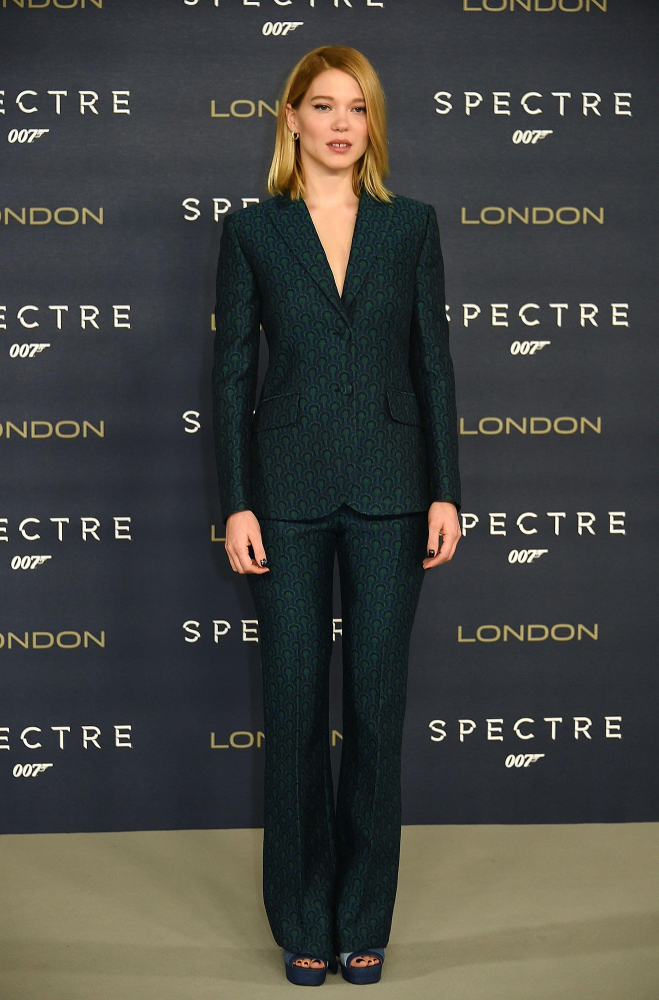
#> input picture data/fake/image_005.jpg, 1976 x 3000 px (shown at 1/3 size); its folder holds only this picture in this run
$ python apply_camera_noise.py
#> lines starting #> are read from the running program, lines starting #| are printed output that depends on the picture
#!/usr/bin/env python3
"""
RealEyes — Non-Destructive Image Degrader & Realism Enhancer

Applies photographic imperfections without overwriting original files:
  1. Creates an automatic backup of originals (e.g. data/backup_originals/ or _backup folders).
  2. Or saves processed images to a dedicated output folder (e.g. data/processed/ or custom).
  3. Includes a --restore option to instantly revert any folder back to pristine originals.

Usage examples:
  # 1. Non-destructive processing in-place (automatically backs up originals first):
  python3 scripts/apply_camera_noise.py --target fake

  # 2. Process to a separate output directory (leaves data/ completely untouched):
  python3 scripts/apply_camera_noise.py --target fake --output-dir data/enhanced_fake

  # 3. Restore all original files from backup at any time:
  python3 scripts/apply_camera_noise.py --restore --target fake
"""

import os
import sys
import shutil
import argparse
from pathlib import Path
from PIL import Image
import numpy as np

def degrade_image(src_path: Path, dest_path: Path, max_size=768, noise_level=6.5, jpeg_quality=78):
    try:
        with Image.open(src_path) as img:
            img = img.convert("RGB")
            orig_w, orig_h = img.size

            # 1. Downscale resolution if larger than max_size
            if max(orig_w, orig_h) > max_size:
                scale = max_size / float(max(orig_w, orig_h))
                new_w = max(1, int(orig_w * scale))
                new_h = max(1, int(orig_h * scale))
                img = img.resize((new_w, new_h), Image.Resampling.BILINEAR)

            # 2. Add camera sensor grain (Gaussian noise)
            if noise_level > 0:
                arr = np.array(img, dtype=np.float32)
                noise = np.random.normal(0, noise_level, arr.shape)
                noisy_arr = np.clip(arr + noise, 0, 255).astype(np.uint8)
                img = Image.fromarray(noisy_arr)

            # Ensure parent destination directory exists
            dest_path.parent.mkdir(parents=True, exist_ok=True)

            # 3. Save to destination path with JPEG compression artifacts
            img.save(dest_path, format="JPEG", quality=jpeg_quality, optimize=True)
            return True
    except Exception as e:
        print(f"Failed to process {src_path.name}: {e}")
        return False

def backup_directory(source_dir: Path, backup_dir: Path):
    """Safely backs up original files before any modifications."""
    if not source_dir.exists():
        return
    backup_dir.mkdir(parents=True, exist_ok=True)
    valid_exts = {".jpg", ".jpeg", ".png", ".webp"}
    files = [f for f in source_dir.iterdir() if f.is_file() and f.suffix.lower() in valid_exts]

    backed_up = 0
    for f in files:
        target = backup_dir / f.name
        # Only copy if not already backed up to preserve true pristine originals
        if not target.exists():
            shutil.copy2(f, target)
            backed_up += 1
    if backed_up > 0:
        print(f"  📁 Safely backed up {backed_up} original files into: {backup_dir.relative_to(backup_dir.parent.parent)}")

def restore_directory(source_dir: Path, backup_dir: Path):
    """Restores pristine originals from the backup directory."""
    if not backup_dir.exists():
        print(f"  ❌ No backup found at {backup_dir}. Cannot restore.")
        return 0
    valid_exts = {".jpg", ".jpeg", ".png", ".webp"}
    backup_files = [f for f in backup_dir.iterdir() if f.is_file() and f.suffix.lower() in valid_exts]
    restored = 0
    for f in backup_files:
        shutil.copy2(f, source_dir / f.name)
        restored += 1
    print(f"  🔄 Successfully restored {restored} original images into {source_dir.name}/")
    return restored

def process_directory(dir_path: Path, output_dir: Path = None, backup_root: Path = None,
                      max_size=768, noise_level=6.5, quality=78):
    if not dir_path.exists():
        print(f"Directory {dir_path} does not exist. Skipping.")
        return 0

    valid_exts = {".jpg", ".jpeg", ".png", ".webp"}
    files = [f for f in dir_path.iterdir() if f.is_file() and f.suffix.lower() in valid_exts]
    total = len(files)
    if total == 0:
        print(f"No images in {dir_path}")
        return 0

    # If writing in-place, back up originals first
    if output_dir is None:
        backup_dir = backup_root / dir_path.name
        backup_directory(dir_path, backup_dir)
        dest_folder = dir_path
        print(f"\nProcessing {total} images in '{dir_path.name}' (Originals safely preserved in {backup_dir.name})...")
    else:
        dest_folder = output_dir
        dest_folder.mkdir(parents=True, exist_ok=True)
        print(f"\nProcessing {total} images from '{dir_path.name}' -> saving copies into '{output_dir.name}'...")

    count = 0
    for idx, f in enumerate(files, 1):
        target_path = dest_folder / f.name
        if degrade_image(f, target_path, max_size, noise_level, quality):
            count += 1
        if idx % 50 == 0 or idx == total:
            print(f"  [{idx}/{total}] processed...")
    return count

def main():
    parser = argparse.ArgumentParser(description="Add camera noise and decrease resolution without losing originals.")
    parser.add_argument("--target", choices=["fake", "all", "vault", "real"], default="fake",
                        help="Which image sets to process: 'fake' (default), 'all', 'vault', or 'real'")
    parser.add_argument("--output-dir", type=str, default=None,
                        help="Optional separate output directory. If omitted, images in data/ are updated but originals are backed up first.")
    parser.add_argument("--restore", action="store_true",
                        help="Restore pristine originals from backup directory and exit.")
    parser.add_argument("--max-size", type=int, default=768,
                        help="Maximum width/height dimension (default: 768px)")
    parser.add_argument("--noise", type=float, default=6.5,
                        help="Noise intensity (default: 6.5, recommended 4-8)")
    parser.add_argument("--quality", type=int, default=78,
                        help="JPEG compression quality (default: 78, recommended 72-82)")
    args = parser.parse_args()

    project_root = Path(__file__).resolve().parent.parent
    data_dir = project_root / "data"
    backup_root = data_dir / ".originals_backup"

    target_pairs = []
    if args.target == "fake":
        target_pairs.append((data_dir / "fake", backup_root / "fake"))
    elif args.target == "real":
        target_pairs.append((data_dir / "real", backup_root / "real"))
    elif args.target == "vault":
        target_pairs.append((data_dir / ".vault" / "fake", backup_root / "vault_fake"))
        target_pairs.append((data_dir / ".vault" / "real", backup_root / "vault_real"))
    elif args.target == "all":
        target_pairs.append((data_dir / "fake", backup_root / "fake"))
        target_pairs.append((data_dir / "real", backup_root / "real"))
        if (data_dir / ".vault").exists():
            target_pairs.append((data_dir / ".vault" / "fake", backup_root / "vault_fake"))
            target_pairs.append((data_dir / ".vault" / "real", backup_root / "vault_real"))

    # Restore mode
    if args.restore:
        print("\n🔄 Restoring pristine originals from backup...")
        total_restored = 0
        for src, bkp in target_pairs:
            total_restored += restore_directory(src, bkp)
        print(f"\n✅ Restored {total_restored} original images across targets.\n")
        return

    # Processing mode
    total_done = 0
    out_dir_path = Path(args.output_dir) if args.output_dir else None

    for src, bkp in target_pairs:
        total_done += process_directory(
            dir_path=src,
            output_dir=out_dir_path,
            backup_root=backup_root,
            max_size=args.max_size,
            noise_level=args.noise,
            quality=args.quality
        )
#> in degrade_image, img is the input picture: PIL image 1976x3000 RGB; mean R, G, B 67, 67.8, 64.3
#> in degrade_image, `img = img.resize((new_w, new_h), Image.Resampling.BILINEAR)`:
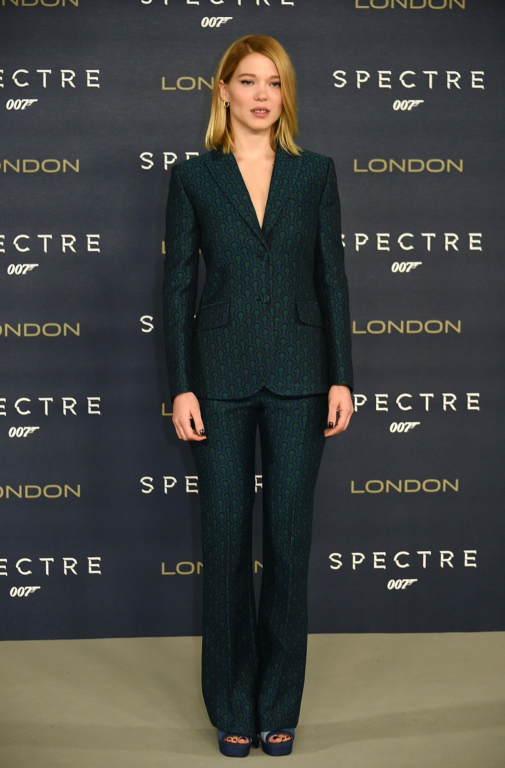
#> img: PIL image 505x768 RGB; mean R, G, B 67, 67.8, 64.3

    print(f"\n✨ Done! Processed {total_done} images.")
    if out_dir_path:
        print(f"   Outputs saved to: {out_dir_path}")
        print(f"   Originals at: {data_dir} (100% untouched)")
    else:
        print(f"   Originals safely preserved in: {backup_root}")
        print(f"   To restore originals anytime, simply run:")
        print(f"     python3 scripts/apply_camera_noise.py --restore --target {args.target}")

if __name__ == "__main__":
    main()

$ run again, on data/fake/image_022.jpg
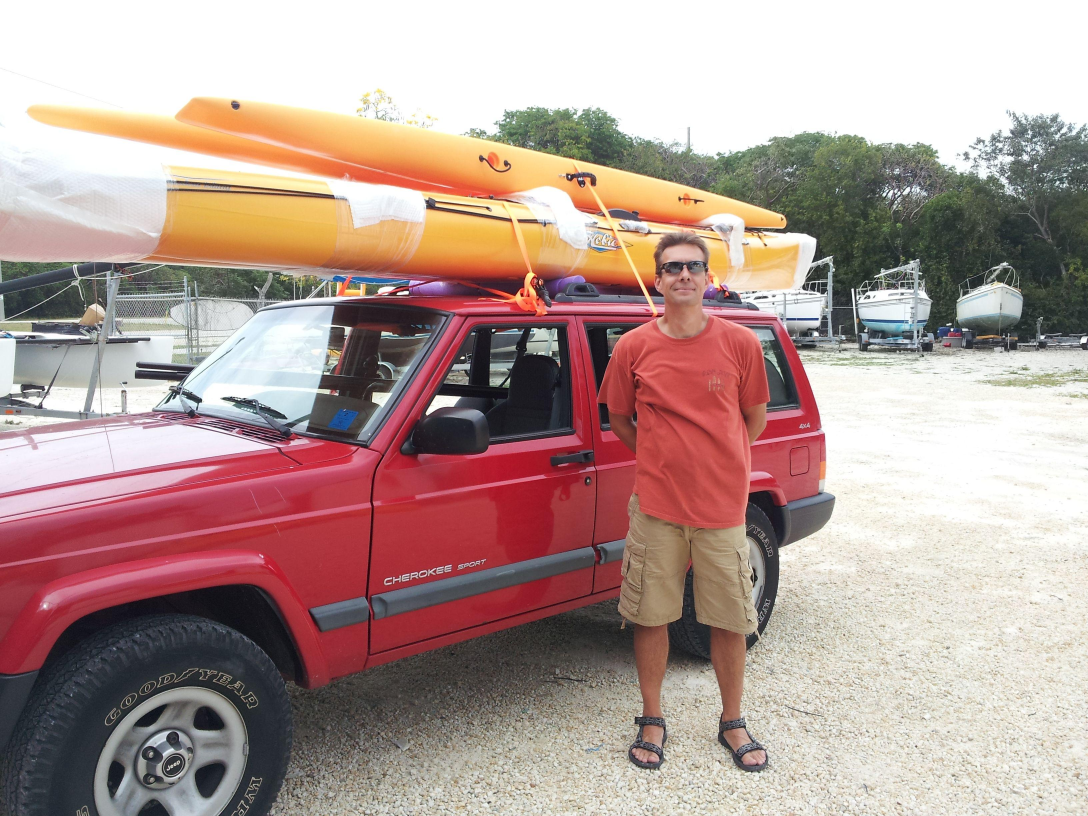
#> input picture data/fake/image_022.jpg, 3264 x 2448 px (shown at 1/3 size)
#> in degrade_image, img is the input picture: PIL image 3264x2448 RGB; mean R, G, B 179.5, 155.2, 149.1
#> in degrade_image, `img = img.resize((new_w, new_h), Image.Resampling.BILINEAR)`:
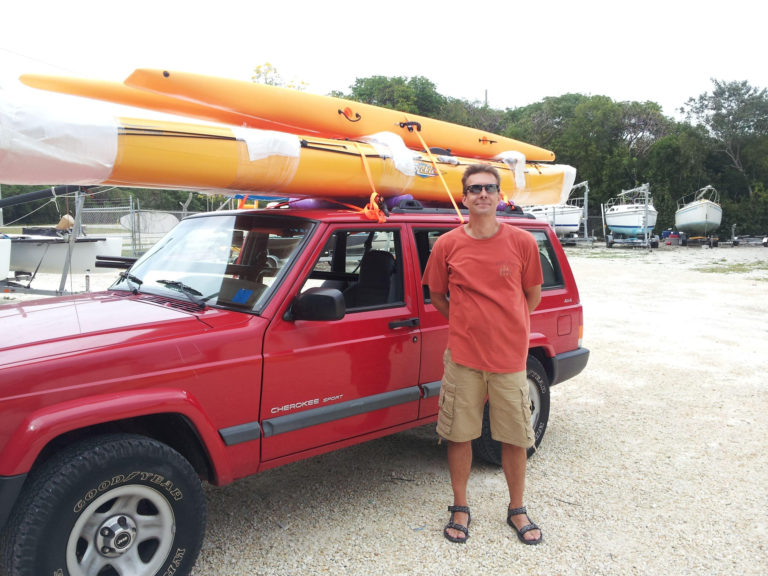
#> img: PIL image 768x576 RGB; mean R, G, B 179.6, 155.2, 149.1

$ run again, on data/fake/image_024.jpg
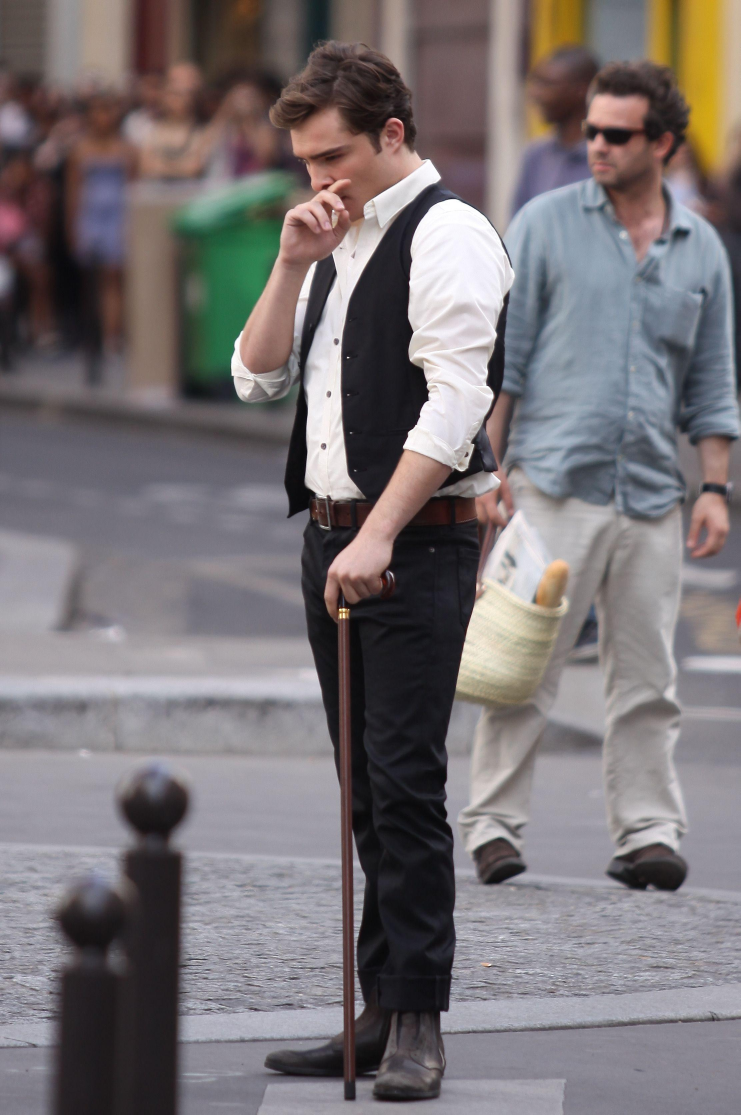
#> input picture data/fake/image_024.jpg, 2221 x 3343 px (shown at 1/3 size)
#> in degrade_image, img is the input picture: PIL image 2221x3343 RGB; mean R, G, B 120.9, 114.6, 116.9
#> in degrade_image, `img = img.resize((new_w, new_h), Image.Resampling.BILINEAR)`:
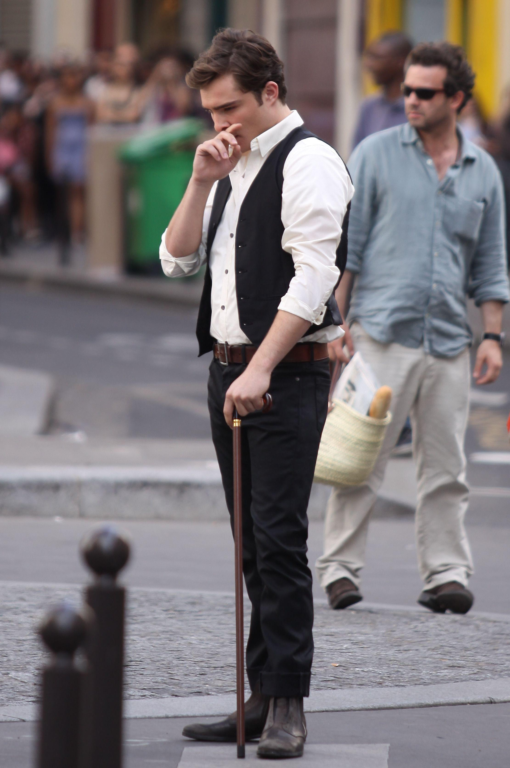
#> img: PIL image 510x768 RGB; mean R, G, B 120.9, 114.6, 116.9

$ run again, on data/fake/image_026.jpg
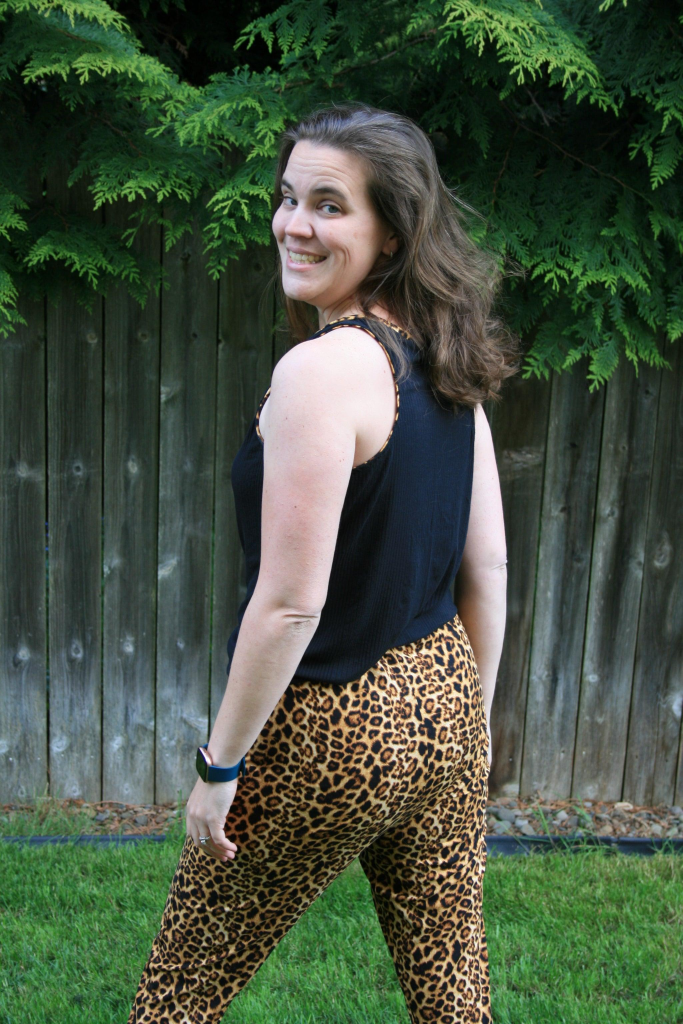
#> input picture data/fake/image_026.jpg, 2048 x 3072 px (shown at 1/3 size)
#> in degrade_image, img is the input picture: PIL image 2048x3072 RGB; mean R, G, B 69.6, 82.5, 64.8
#> in degrade_image, `img = img.resize((new_w, new_h), Image.Resampling.BILINEAR)`:
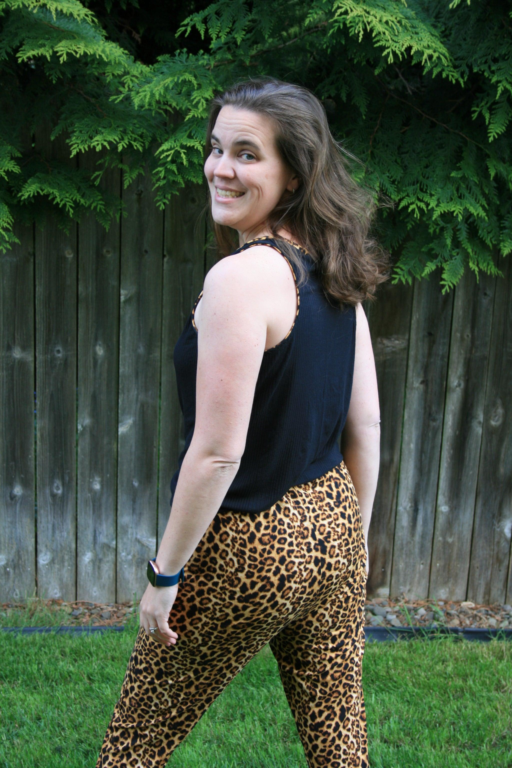
#> img: PIL image 512x768 RGB; mean R, G, B 69.6, 82.5, 64.8

$ run again, on data/fake/image_015.jpg
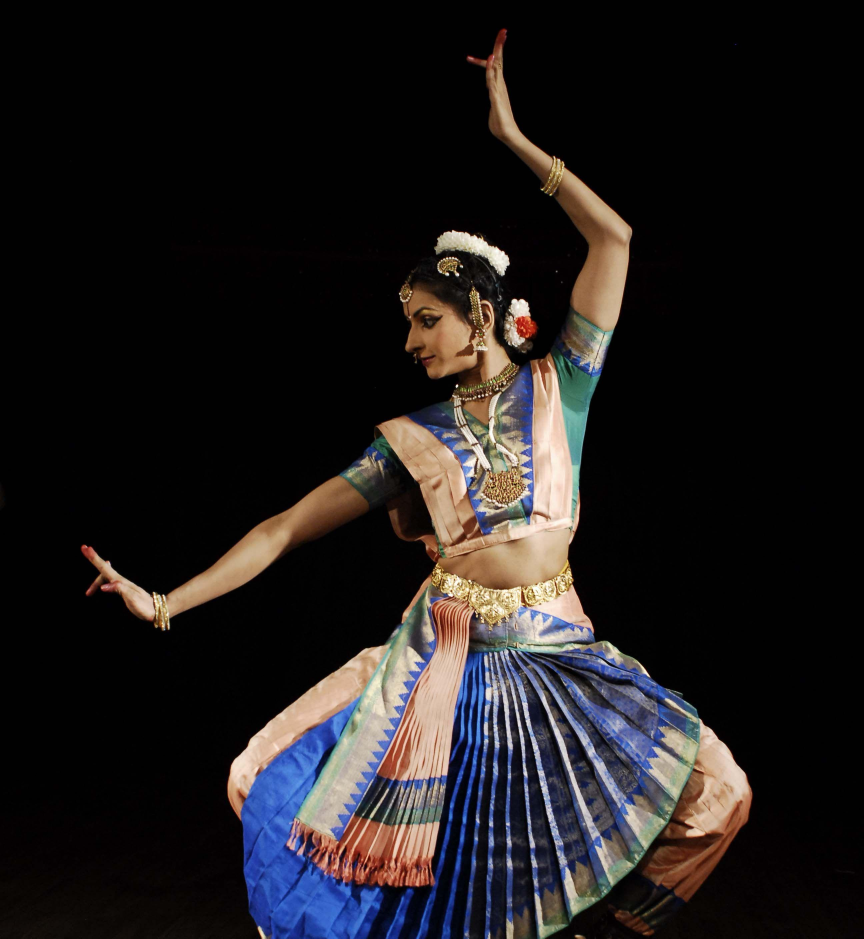
#> input picture data/fake/image_015.jpg, 2592 x 2816 px (shown at 1/3 size)
#> in degrade_image, img is the input picture: PIL image 2592x2816 RGB; mean R, G, B 32.4, 28.9, 29.3
#> in degrade_image, `img = img.resize((new_w, new_h), Image.Resampling.BILINEAR)`:
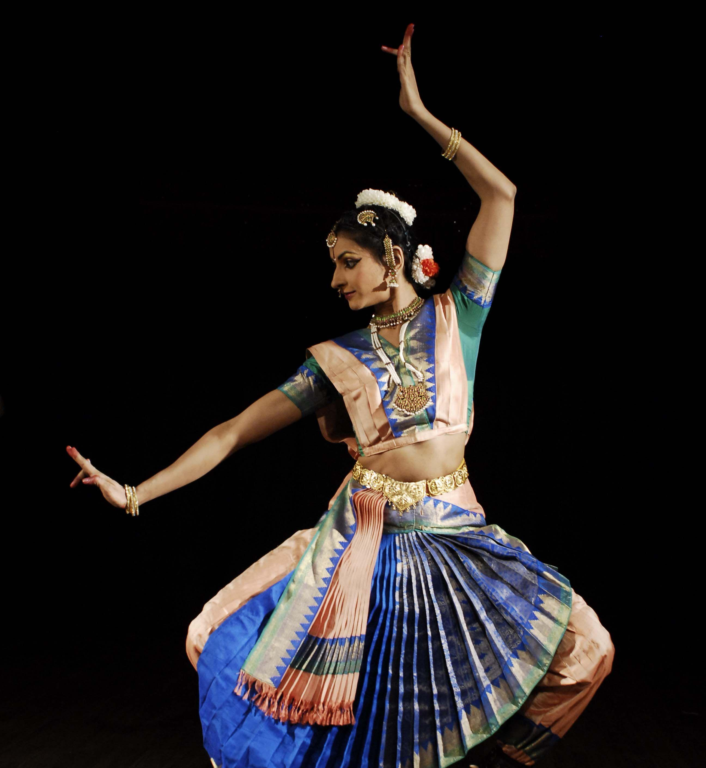
#> img: PIL image 706x768 RGB; mean R, G, B 32.4, 28.9, 29.3
